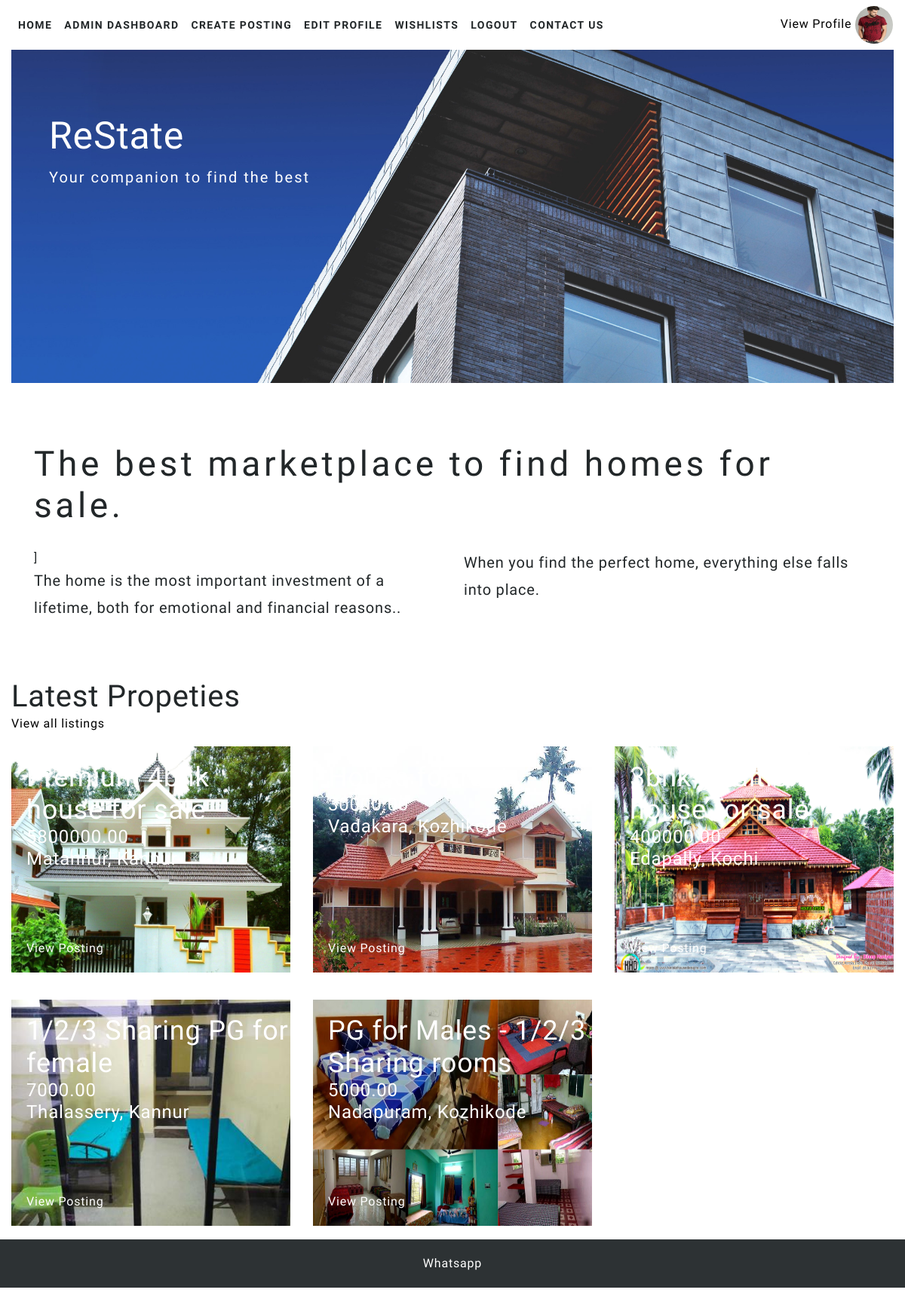
/adminpanel/ (signed in), run on the app's committed database.
### adminpanel/models.py (models this page shows, shortened)
class Profile(models.Model):
    user=models.OneToOneField(User, on_delete=models.CASCADE)
    profile_image=models.ImageField(upload_to='profile_image/',default='profile_image/profile.png')
    user_bio=models.TextField(blank=True)
    phone=models.CharField(max_length=20)

class Property(models.Model):
    status_choices=[
        ('rent','Rent',),
        ('sale','Sale')
    ]
    property_status=[
        ('available','Available',),
        ('notavailable' ,'Not available'),
        ('sold','Sold')
    ]
    title=models.CharField(max_length=200)
    description=models.TextField()
    location=models.CharField(max_length=255)
    google = models.TextField()
    price=models.DecimalField(max_digits=10, decimal_places=2)
    property_type=models.CharField(max_length=20,choices=status_choices)
    status=models.CharField(max_length=15,choices=property_status,default='notavailable')
    images=models.ImageField(upload_to='property_images/')
    posted_by=models.ForeignKey(User,on_delete=models.CASCADE)
    created_at=models.DateTimeField(auto_now_add=True)
    updated_at=models.DateTimeField(auto_now=True)

### adminpanel/views.py (the view)
# urls.py: path('',adminhome, name='adminhome'),
@login_required
def adminhome(request):
    properties = Property.objects.all().filter(status='available').order_by('-updated_at')
    profile=Profile.objects.get(user=request.user)
    context={
        'properties':properties,
        'profile':profile
    }
    return render(request,'adminpanel/adminhome.html', context)

### adminpanel/templates/adminpanel/adminhome.html (shortened to what this page needs)
{% extends 'adminpanel/adminbase.html' %}
{% load static %}
{% block content %}
<section id="hero">
    <div class="container-fluid">
      <div class="hero-container-desktop">
        <div class="hero-details">
          <h1>ReState</h1>
          <p>Your companion to find the best</p>
        </div>
        <img src="{% static 'assets/images/desktop-hero.jpg' %}" class="img-fluid desktop-hero"
          alt="https://unsplash.com/photos/B0aCvAVSX8E">
      </div>
    </div>
    <section id="properties">
      <div class="container">
        <h2>The best marketplace to find homes for sale.</h2>
        <div class="row topmargin-sm">
          <div class="col-md-6">
]              <p>The home is the most important investment of a lifetime, both for emotional and financial reasons..</p>
            </div>
            <div class="col-md-6">
              <p>When you find the perfect home, everything else falls into place.</p>
            </div>
        </div>
      </div>
      <div class="container-fluid topmargin-lg">
        <h1>Latest Propeties</h1>
        <a href="{% url 'userpanel:view_listings' %}" style="color: black;">View all listings</a>
        <div class="row g-3">
            {% for property in properties %}
            <div class="col-12 col-md-4">
                <div class="property-container">
                    <div class="property-title">
                    <h3><a href="#">{{ property.title }}</a></h3>
                    <h4><a href="#">{{ property.price }}</a></h4>
                    <h4><a href="#">{{ property.location }}</a></h4>
                </div>
                <div class="property-button">
                    <a href="{% url 'userpanel:viewposting' property.id %}">View Posting</a>
                </div>
                <img src="{{ property.images.url }}" class="img-fluid" alt="{{ property.title }}" style="width: 500px; height: 300px;">
            </div>
        </div>
        {% endfor %}
    </div>
</div>
<section id="footer">
  <div class="container text-center">
    <ul class="list-inline">
      <li class="list-inline-item"><a href="https://wa.me/918138875720"> Whatsapp</a></li>
    </ul>
  </div>
</section>
{% endblock %}

### adminpanel/templates/adminpanel/adminbase.html (shortened to what this page needs)
{% load static %}
<!doctype html>
<html lang="en">
<head>
  <link rel="stylesheet" href="https://stackpath.bootstrapcdn.com/bootstrap/4.3.1/css/bootstrap.min.css"
>
  <link rel="stylesheet" href="{% static 'assets/css/style.css' %}">
  <link href="https://unpkg.com/ionicons@4.5.5/dist/css/ionicons.min.css" rel="stylesheet">
</head>
<body>
  <nav class="navbar navbar-expand-lg fixed-top">
    <div class="collapse navbar-collapse" id="navbarSupportedContent">
      <ul class="navbar-nav mr-auto">
        <li class="nav-item {% if request.resolver_match.url_name == 'userhome' %}active{% endif %}">
          <a class="nav-link" href="{% url 'adminpanel:adminhome' %}">Home</a>
        </li>        <li class="nav-item">
          <a class="nav-link" href="{% url 'adminpanel:dashboard' %}">Admin Dashboard</a>
        </li>
        <li class="nav-item">
          <a class="nav-link" href="{% url 'userpanel:payment_methods' %}">Create Posting</a>
        </li>
        {% if profile %}
        <li class="nav-item">
          <a class="nav-link" href="{% url 'userpanel:userprofile' user.id %}">Edit Profile</a>
        </li>
        {% else %}
        <li class="nav-item">
          <a class="nav-link" href="{% url 'userpanel:userprofile' user.id %}">Create Profile</a>
        </li>
        {% endif %}
        <li class="nav-item">
          <a class="nav-link" href="{% url 'userpanel:view_wishlist' %}">Wishlists</a>
        </li>
        <li class="nav-item">
          <a class="nav-link" href="{% url 'userpanel:userlogout' %}">Logout</a>
        </li>
        <li class="nav-item">
          <a class="nav-link" href="https://wa.me/918138875720">Contact Us</a>
        </li>
      </ul>
          <div class="avatar-sm">
            <a href="{% url 'userpanel:viewprofile' user.id %}" style="color: black;">View Profile</a>
            <img
              src="{{ profile.profile_image.url }}"
              alt="..."
              class="avatar-img rounded-circle"
              style="width: 50px; height: 50px;"
            />
</nav>
  {% block content %}{% endblock %}
</body>
</html>

### static/assets/css/style.css (style rules this page uses)
html { scroll-behavior: smooth; }
body { font-family: 'Titillium Web', sans-serif; font-size: 16px; font-weight: 400; letter-spacing: .05em; background-color: #ffffff; color: #ffffff; }
h1, h2, h3, h4, h5, h6 { font-weight: 200; margin-bottom: 0px; }
a { color: #ffffff; }
section { padding: 80px 0; }
.topmargin-sm { margin-top: 30px !important; }
.topmargin-lg { margin-top: 60px !important; }
.navbar { background-color: #ffffff; z-index: 9999; }
.nav-link { font-size: 14px; font-weight: 600; color: #222729; letter-spacing: .1em; text-transform: uppercase; }
#hero { padding: 20px 0; }
.hero-container-desktop { position: relative; overflow: hidden; }
.hero-container-desktop img { max-width: 100%; -moz-transition: all 0.8s; -webkit-transition: all 0.8s; transition: all 0.8s; }
.hero-details { position: absolute; top: 130px; left: 50px; max-width: 500px; z-index: 9000; }
.hero-details h1 { font-size: 50px; font-weight: 200; color: #ffffff; }
.hero-details p { font-size: 20px; font-weight: 200; color: #ffffff; letter-spacing: .1em; margin-top: 10px; }
#properties { color: #222729; }
#properties h2 { font-size: 46px; font-weight: 400; letter-spacing: .1em; }
#properties p { font-size: 20px; font-weight: 200; line-height: 1.8; }
.property-container { position: relative; overflow: hidden; margin: 18px 0; }
.property-container img { max-width: 100%; -moz-transition: all 0.8s; -webkit-transition: all 0.8s; transition: all 0.8s; }
.property-title, .property-title-sm { position: absolute; top: 20px; left: 20px; color: #ffffff; z-index: 9000; }
.property-title h3 { font-size: 36px; }
.property-button, .property-button-sm { position: absolute; bottom: 20px; left: 20px; z-index: 9000; }
#footer { background-color: #2d3234; color: #ffffff; padding: 20px 0; }
#footer ul { margin-bottom: 0px; }
#footer li { margin: 0 15px; }

### data on the page
Profile: profile_image (picture)
Property: title "Premium 4bhk house for sale", price "5800000.00", location "Matannur, Kannur", images (picture)
Property: price "30000.00", location "Vadakara, Kozhikode", images (picture)
Property: title "3bhk traditional house for sale", price "400000.00", location "Edapally, Kochi", images (picture)
Property: title "1/2/3 Sharing PG for female", price "7000.00", location "Thalassery, Kannur", images (picture)
Property: title "PG for Males - 1/2/3 Sharing rooms", price "5000.00", location "Nadapuram, Kozhikode", images (picture)
